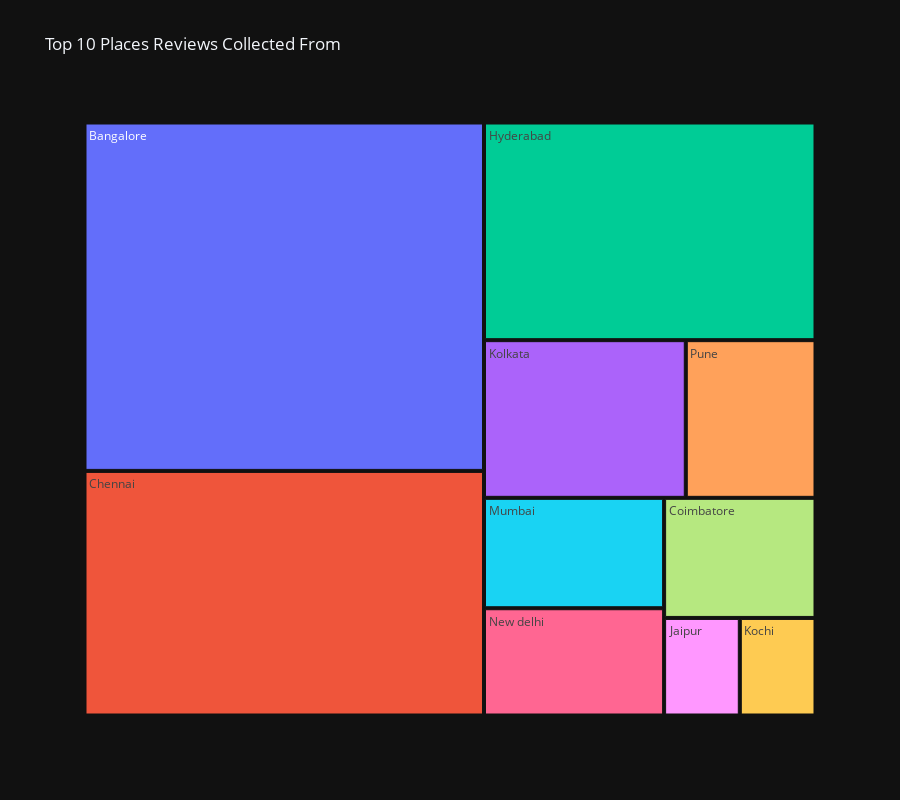

Notebook code cell kept with this figure:
### Markdown cell above
#### Question: Which are the top 10 places where the reviews are collected from?

### Code cell
# get the count value for the 'address' attribute
address = data['address'].value_counts().sort_values(ascending=False)[:10]
address_df = pd.DataFrame(address).reset_index()
address_df.columns = ['address', 'count']


fig = px.treemap(address_df, path=['address'], values='count', width=900, height=800, template='plotly_dark', title='Top 10 Places Reviews Collected From')
fig.show()

### Figure 1 — Plotly figure (JSON) as saved in the notebook; plotly's stock layout.template omitted (floating-point values rounded to 4 significant figures)
{"data": [{"branchvalues": "total", "domain": {"x": [0, 1], "y": [0, 1]}, "hovertemplate": "labels=%{label}<br>count=%{value}<br>parent=%{parent}<br>id=%{id}<extra></extra>", "ids": ["Bangalore", "Chennai", "Coimbatore", "Hyderabad", "Jaipur", "Kochi", "Kolkata", "Mumbai", "New delhi", "Pune"], "labels": ["Bangalore", "Chennai", "Coimbatore", "Hyderabad", "Jaipur", "Kochi", "Kolkata", "Mumbai", "New delhi", "Pune"], "name": "", "parents": ["", "", "", "", "", "", "", "", "", ""], "type": "treemap", "values": [245, 172, 32, 127, 13, 13, 56, 35, 34, 36]}], "layout": {"height": 800, "legend": {"tracegroupgap": 0}, "title": {"text": "Top 10 Places Reviews Collected From"}, "width": 900}}
